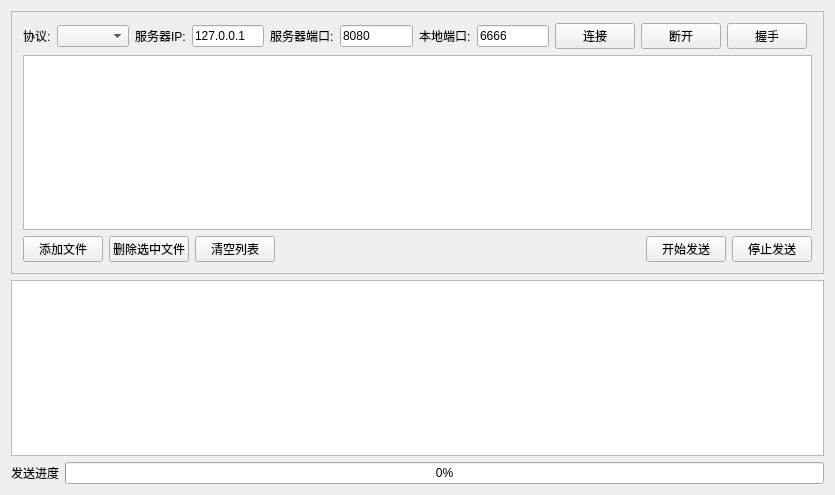
<?xml version="1.0" encoding="UTF-8"?>
<ui version="4.0">
 <class>MainWindow</class>
 <widget class="QMainWindow" name="MainWindow">
  <property name="geometry">
   <rect>
    <x>0</x>
    <y>0</y>
    <width>835</width>
    <height>495</height>
   </rect>
  </property>
  <property name="windowTitle">
   <string>文件传输客户端</string>
  </property>
  <widget class="QWidget" name="centralWidget">
   <layout class="QVBoxLayout" name="verticalLayout_2">
    <item>
     <layout class="QVBoxLayout" name="verticalLayout">
      <item>
       <widget class="QFrame" name="frame">
        <property name="minimumSize">
         <size>
          <width>0</width>
          <height>0</height>
         </size>
        </property>
        <property name="frameShape">
         <enum>QFrame::StyledPanel</enum>
        </property>
        <property name="frameShadow">
         <enum>QFrame::Raised</enum>
        </property>
        <layout class="QVBoxLayout" name="verticalLayout_4">
         <item>
          <layout class="QVBoxLayout" name="verticalLayout_3">
           <item>
            <layout class="QHBoxLayout" name="horizontalLayout_2">
             <item>
              <widget class="QLabel" name="label">
               <property name="text">
                <string>协议:</string>
               </property>
              </widget>
             </item>
             <item>
              <widget class="QComboBox" name="cbProtocol"/>
             </item>
             <item>
              <widget class="QLabel" name="label_2">
               <property name="text">
                <string>服务器IP:</string>
               </property>
              </widget>
             </item>
             <item>
              <widget class="QLineEdit" name="editIpAddr">
               <property name="text">
                <string notr="true">127.0.0.1</string>
               </property>
              </widget>
             </item>
             <item>
              <widget class="QLabel" name="label_3">
               <property name="text">
                <string>服务器端口:</string>
               </property>
              </widget>
             </item>
             <item>
              <widget class="QLineEdit" name="editRemotePort">
               <property name="text">
                <string notr="true">8080</string>
               </property>
              </widget>
             </item>
             <item>
              <widget class="QLabel" name="label_5">
               <property name="text">
                <string>本地端口:</string>
               </property>
              </widget>
             </item>
             <item>
              <widget class="QLineEdit" name="editLocalPort">
               <property name="text">
                <string>6666</string>
               </property>
              </widget>
             </item>
             <item>
              <widget class="QPushButton" name="btnConnect">
               <property name="text">
                <string>连接</string>
               </property>
              </widget>
             </item>
             <item>
              <widget class="QPushButton" name="btnDisconnect">
               <property name="text">
                <string>断开</string>
               </property>
              </widget>
             </item>
             <item>
              <widget class="QPushButton" name="btnHandShank">
               <property name="text">
                <string>握手</string>
               </property>
              </widget>
             </item>
             <item>
              <spacer name="horizontalSpacer">
               <property name="orientation">
                <enum>Qt::Horizontal</enum>
               </property>
               <property name="sizeHint" stdset="0">
                <size>
                 <width>40</width>
                 <height>20</height>
                </size>
               </property>
              </spacer>
             </item>
            </layout>
           </item>
           <item>
            <layout class="QVBoxLayout" name="verticalLayout_5">
             <item>
              <widget class="QListWidget" name="fileListWidget">
               <property name="editTriggers">
                <set>QAbstractItemView::NoEditTriggers</set>
               </property>
               <property name="selectionMode">
                <enum>QAbstractItemView::MultiSelection</enum>
               </property>
               <property name="selectionBehavior">
                <enum>QAbstractItemView::SelectRows</enum>
               </property>
              </widget>
             </item>
             <item>
              <layout class="QHBoxLayout" name="horizontalLayout_3">
               <item>
                <widget class="QPushButton" name="btnAddFiles">
                 <property name="text">
                  <string>添加文件</string>
                 </property>
                </widget>
               </item>
               <item>
                <widget class="QPushButton" name="btnDelFiles">
                 <property name="text">
                  <string>删除选中文件</string>
                 </property>
                </widget>
               </item>
               <item>
                <widget class="QPushButton" name="btnClearFiles">
                 <property name="text">
                  <string>清空列表</string>
                 </property>
                </widget>
               </item>
               <item>
                <spacer name="horizontalSpacer_2">
                 <property name="orientation">
                  <enum>Qt::Horizontal</enum>
                 </property>
                 <property name="sizeHint" stdset="0">
                  <size>
                   <width>40</width>
                   <height>20</height>
                  </size>
                 </property>
                </spacer>
               </item>
               <item>
                <widget class="QPushButton" name="btnSendFiles">
                 <property name="text">
                  <string>开始发送</string>
                 </property>
                </widget>
               </item>
               <item>
                <widget class="QPushButton" name="btnStopSend">
                 <property name="text">
                  <string>停止发送</string>
                 </property>
                </widget>
               </item>
              </layout>
             </item>
            </layout>
           </item>
          </layout>
         </item>
        </layout>
       </widget>
      </item>
      <item>
       <layout class="QHBoxLayout" name="horizontalLayout">
        <item>
         <widget class="QTableView" name="logTableView">
          <property name="editTriggers">
           <set>QAbstractItemView::NoEditTriggers</set>
          </property>
          <property name="selectionBehavior">
           <enum>QAbstractItemView::SelectRows</enum>
          </property>
          <property name="showGrid">
           <bool>false</bool>
          </property>
          <attribute name="verticalHeaderVisible">
           <bool>false</bool>
          </attribute>
         </widget>
        </item>
       </layout>
      </item>
      <item>
       <layout class="QHBoxLayout" name="horizontalLayout_4">
        <item>
         <widget class="QLabel" name="label_4">
          <property name="text">
           <string>发送进度</string>
          </property>
         </widget>
        </item>
        <item>
         <widget class="QProgressBar" name="progressBar">
          <property name="value">
           <number>0</number>
          </property>
          <property name="textVisible">
           <bool>true</bool>
          </property>
          <property name="invertedAppearance">
           <bool>false</bool>
          </property>
         </widget>
        </item>
       </layout>
      </item>
     </layout>
    </item>
   </layout>
  </widget>
 </widget>
 <layoutdefault spacing="6" margin="11"/>
 <resources/>
 <connections/>
</ui>
